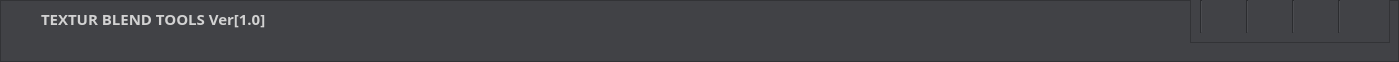
      <widget class="QFrame" name="TopFrame">
       <property name="sizePolicy">
        <sizepolicy hsizetype="Preferred" vsizetype="Expanding">
         <horstretch>0</horstretch>
         <verstretch>2</verstretch>
        </sizepolicy>
       </property>
       <property name="styleSheet">
        <string notr="true">background-color: rgb(65, 66, 70);
</string>
       </property>
       <property name="frameShape">
        <enum>QFrame::StyledPanel</enum>
       </property>
       <property name="frameShadow">
        <enum>QFrame::Raised</enum>
       </property>
       <widget class="QFrame" name="frame_4">
        <property name="geometry">
         <rect>
          <x>1190</x>
          <y>-10</y>
          <width>200</width>
          <height>53</height>
         </rect>
        </property>
        <property name="minimumSize">
         <size>
          <width>200</width>
          <height>0</height>
         </size>
        </property>
        <property name="styleSheet">
         <string notr="true">QPushButton{
	color: rgb(255, 255, 255);
	
border:none;
}

QPushButton:hover{
padding-bottom:5px;
}

QPushButton:pressed{
padding-left:5px;
padding-top:5px;
}
</string>
        </property>
        <property name="frameShape">
         <enum>QFrame::StyledPanel</enum>
        </property>
        <property name="frameShadow">
         <enum>QFrame::Raised</enum>
        </property>
        <layout class="QHBoxLayout" name="horizontalLayout_2">
         <property name="leftMargin">
          <number>9</number>
         </property>
         <item>
          <widget class="Line" name="line_7">
           <property name="orientation">
            <enum>Qt::Vertical</enum>
           </property>
          </widget>
         </item>
         <item>
          <widget class="QPushButton" name="pushButton_more">
           <property name="styleSheet">
            <string notr="true"/>
           </property>
           <property name="text">
            <string/>
           </property>
           <property name="icon">
            <iconset resource="纹理混合工具Icon图集.qrc">
             <normaloff>:/Icon/Icon/more_480px2.png</normaloff>:/Icon/Icon/more_480px2.png</iconset>
           </property>
          </widget>
         </item>
         <item>
          <widget class="Line" name="line_6">
           <property name="orientation">
            <enum>Qt::Vertical</enum>
           </property>
          </widget>
         </item>
         <item>
          <widget class="QPushButton" name="pushButton_minsize">
           <property name="text">
            <string/>
           </property>
           <property name="icon">
            <iconset resource="纹理混合工具Icon图集.qrc">
             <normaloff>:/Icon/Icon/minus_480px2.png</normaloff>:/Icon/Icon/minus_480px2.png</iconset>
           </property>
          </widget>
         </item>
         <item>
          <widget class="Line" name="line_4">
           <property name="orientation">
            <enum>Qt::Vertical</enum>
           </property>
          </widget>
         </item>
         <item>
          <widget class="QPushButton" name="pushButton">
           <property name="text">
            <string/>
           </property>
           <property name="icon">
            <iconset resource="纹理混合工具Icon图集.qrc">
             <normaloff>:/Icon/Icon/Max_sign_4802px.png</normaloff>:/Icon/Icon/Max_sign_4802px.png</iconset>
           </property>
          </widget>
         </item>
         <item>
          <widget class="Line" name="line_5">
           <property name="orientation">
            <enum>Qt::Vertical</enum>
           </property>
          </widget>
         </item>
         <item>
          <widget class="QPushButton" name="pushButton_close">
           <property name="text">
            <string/>
           </property>
           <property name="icon">
            <iconset resource="纹理混合工具Icon图集.qrc">
             <normaloff>:/Icon/Icon/delete_sign_4802px.png</normaloff>:/Icon/Icon/delete_sign_4802px.png</iconset>
           </property>
          </widget>
         </item>
        </layout>
       </widget>
       <widget class="QLabel" name="label">
        <property name="geometry">
         <rect>
          <x>41</x>
          <y>2</y>
          <width>231</width>
          <height>33</height>
         </rect>
        </property>
        <property name="font">
         <font>
          <family>Microsoft Yi Baiti</family>
          <pointsize>11</pointsize>
          <weight>75</weight>
          <italic>false</italic>
          <bold>true</bold>
          <underline>false</underline>
         </font>
        </property>
        <property name="styleSheet">
         <string notr="true">color: rgb(255, 255, 255);
color: rgb(210, 210, 210);
border-none
background-color: rgba(255, 255, 255,0);</string>
        </property>
        <property name="text">
         <string>TEXTUR BLEND TOOLS Ver[1.0]</string>
        </property>
        <property name="scaledContents">
         <bool>false</bool>
        </property>
       </widget>
       <widget class="QLabel" name="label_6">
        <property name="geometry">
         <rect>
          <x>11</x>
          <y>10</y>
          <width>20</width>
          <height>20</height>
         </rect>
        </property>
        <property name="text">
         <string/>
        </property>
        <property name="pixmap">
         <pixmap resource="纹理混合工具Icon图集.qrc">:/Icon/Icon/QT2.png</pixmap>
        </property>
        <property name="scaledContents">
         <bool>true</bool>
        </property>
       </widget>
      </widget>
